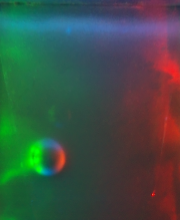
#> input picture estimation_1/img3.png, 180 x 220 px, given in place of img1_points.png, which was not available
$ python process_detected_points.py
#> lines starting #> are read from the running program, lines starting #| are printed output that depends on the picture; after the words box and inside, x2 and y2 are one past the last pixel; in counts of white or black regions, pixels touching at a corner belong together; long printed decimals are rounded; pictures that were not available may be replaced by others from this repository, and a replacement may not be noted
### pose_estimation/test_for_points.py
import cv2
import numpy as np

def detect_circles(background_path, foreground_path):
    """
    檢測兩張圖片之間的差異，並找出圓形

    Args:
        background_path (str): 背景圖片路徑
        foreground_path (str): 前景圖片路徑

    Returns:
        tuple: (output_image, circles_info)
            - output_image: 標記了圓形的輸出圖像
            - circles_info: 檢測到的圓形信息列表，每個元素為 (x, y, r)
    """
    # 讀取圖片
    background = cv2.imread(background_path)
    foreground = cv2.imread(foreground_path)

    # 檢查是否讀取成功
    if background is None or foreground is None:
        print("圖片讀取失敗，請確認路徑正確！")
        return None, None

    # 背景相減
    diff = cv2.absdiff(foreground, background)
    gray = cv2.cvtColor(diff, cv2.COLOR_BGR2GRAY)
    blurred = cv2.GaussianBlur(gray, (13, 13), 1)

    # Hough 變換找圓形
    circles = cv2.HoughCircles(
        blurred,
        cv2.HOUGH_GRADIENT,
        dp=1.2,
        minDist=10,
        param1=50,
        param2=20,
        minRadius=0,
        maxRadius=0
    )

    # 複製原圖準備繪圖
    output = foreground.copy()
    circles_info = []

    # 如果找到圓形，就畫出來
    if circles is not None:
        # 將圓心轉換為 float32 類型
        circles = circles[0, :].astype(np.float32)

        # 準備次像素優化的參數
        criteria = (cv2.TERM_CRITERIA_EPS + cv2.TERM_CRITERIA_MAX_ITER, 100, 0.001)
        winSize = (11, 11)
        zeroZone = (-1, -1)

        # 對每個圓心進行次像素優化
        for circle in circles:
            x, y, r = circle
            # 將圓心轉換為二維數組格式
            center = np.array([[x, y]], dtype=np.float32)
            # 進行次像素優化
            refined_center = cv2.cornerSubPix(blurred, center, winSize, zeroZone, criteria)

            # 獲取優化後的坐標
            refined_x, refined_y = refined_center[0]

            # 在圖像上繪製圓形和圓心
            cv2.circle(output, (int(x), int(y)), int(r), (0, 255, 0), 2)        # 外框
            cv2.circle(output, (int(x), int(y)), 2, (0, 0, 255), 3)        # 圓心
            cv2.putText(output, f"({refined_x:.3f},{refined_y:.3f})", (int(x), int(y)-20),
                        cv2.FONT_HERSHEY_SIMPLEX, 0.5, (255, 0, 0), 1)  # 座標

            # 儲存圓形信息
            circles_info.append((refined_x, refined_y, r))
            print(f"(x={refined_x:.6f}, y={refined_y:.6f}, r={r:.6f})")

    return output, circles_info

# [17 lines left out: function main, not called in this run]

# [2 lines that do not run on import are left out]

### pose_estimation/process_detected_points.py
import os
import cv2
import numpy as np
from test_for_points import detect_circles
from coor.test_world_coor import backproject_to_camera

def load_calibration_data():
    """
    載入校準數據
    """
    here = os.path.dirname(__file__)               # …/camera/pose_estimation
    root = os.path.abspath(os.path.join(here, '..'))  # …/camera

    # 載入必要的矩陣
    H = np.load(os.path.join(root, "calibration", "perspective_matrix_128x160.npy")).astype(np.float32)
    mtx = np.load(os.path.join(root, "calibration", "camera_matrix.npy"))
    dist = np.load(os.path.join(root, "calibration", "dist_coeff.npy"))
    rvec = np.load(os.path.join(root, "calibration", "rvecs.npy"))
    tvec = np.load(os.path.join(root, "calibration", "tvecs.npy"))

    return H, mtx, dist, rvec, tvec

def process_detected_points(circles_info, mtx, H, roi_offset):
    """
    處理檢測到的點，計算其世界座標

    Args:
        circles_info: 檢測到的圓形信息列表，每個元素為 (x, y, r)
        mtx: 相機內參矩陣
        H: 透視變換矩陣
        roi_offset: ROI偏移量 (x, y)

    Returns:
        list: 每個點的處理結果，包含原始像素座標、射線方向和實際點座標
    """
    results = []
    for x, y, r in circles_info:
        # 轉換為整數座標
        u_pix, v_pix = int(x), int(y)

        # 計算世界座標
        ray_cam, real_point = backproject_to_camera(
            u_pix=u_pix,
            v_pix=v_pix,
            K=mtx,
            H=H,
            roi_offset=roi_offset
        )

        results.append({
            'pixel_coords': (x, y),
            'ray_direction': ray_cam,
            'world_coords': real_point,
            'radius': r
        })

    return results

def main():
    # 載入校準數據
    H, mtx, dist, rvec, tvec = load_calibration_data()
#> (reads calibration/perspective_matrix_128x160.npy from the repository)
#> (reads camera_matrix.npy from the repository)
#> (reads dist_coeff.npy from the repository)
#> (reads calibration/rvecs.npy from the repository)

    # 設置圖片路徑
    here = os.path.dirname(__file__)
    root = os.path.abspath(os.path.join(here, '..'))
    background_path = os.path.join(root, "calibration", "demo", "transform", "img1_points.png")
    foreground_path = os.path.join(root, "calibration", "demo", "transform", "img2_points.png")

    # 檢測圓形
    output_image, circles_info = detect_circles(background_path, foreground_path)
#> in detect_circles, background is the input picture: shape (220, 180, 3); mean B, G, R 69.3, 80.2, 62
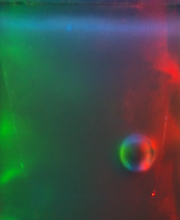
#> input picture estimation_1/img5.png, 180 x 220 px, given in place of img2_points.png, which was not available
#> in detect_circles, foreground is the input picture: shape (220, 180, 3); mean B, G, R 70.2, 79, 63.2
#> in detect_circles, `diff = cv2.absdiff(foreground, background)`:
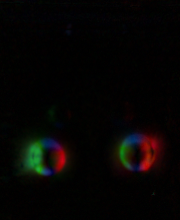
#> diff: shape (220, 180, 3); mean B, G, R 3.3, 4.7, 6.1
#> in detect_circles, `gray = cv2.cvtColor(diff, cv2.COLOR_BGR2GRAY)`:
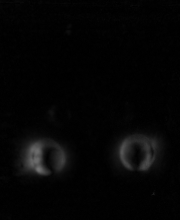
#> gray: shape (220, 180); min 0, max 114, mean 4.9
#> in detect_circles, `circles = cv2.HoughCircles( blurred, cv2.HOUGH_GRADIENT, dp=1.2, minDi..`: circles = [[137.4, 151.8, 18.24], [52.2, 157.8, 13.08]]
#> the loop in detect_circles, `for circle in circles:` made 2 passes
#> (x, y, r, refined_x, refined_y) on passes 1 to 2: (137.4, 151.8, 18.24, 137.4, 151.8), (52.2, 157.8, 13.08, 52.2, 157.8)
#| (x=137.400, y=151.800, r=18.240)
#| (x=52.200, y=157.800, r=13.080)
#> after the loop in detect_circles, `for circle in circles:`:
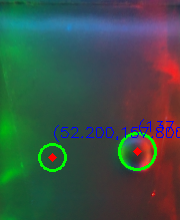
#> output: shape (220, 180, 3); 2.55% of pixels changed, all inside (x1, y1, x2, y2) = (38, 119, 180, 172)
#> after the loop in detect_circles, `for circle in circles:`: circles_info = [(137.4, 151.8, 18.24), (52.2, 157.8, 13.08)]
#> circles_info = [(137.4, 151.8, 18.24), (52.2, 157.8, 13.08)]

    if output_image is not None and circles_info:
        # 顯示檢測結果
        cv2.imshow("Detected Circles", output_image)
        cv2.waitKey(0)
        cv2.destroyAllWindows()

        # 處理檢測到的點
        roi_offset = (156, 29)  # ROI後左上角的座標
        results = process_detected_points(circles_info, mtx, H, roi_offset)
#> the loop in process_detected_points, `for x, y, r in circles_info:` made 1 pass
#> (x, y, r, u_pix, v_pix) on pass 1: (137.4, 151.8, 18.24, 137, 151)
#> after the loop in process_detected_points, `for x, y, r in circles_info:`: results = []

        # 打印結果
        print("\n檢測到的點及其相機座標：")
        print("-" * 50)
        for i, result in enumerate(results, 1):
            print(f"\n點 {i}:")
            print(f"像素座標: ({result['pixel_coords'][0]:.3f}, {result['pixel_coords'][1]:.3f})")
            print(f"半徑: {result['radius']:.3f}")
            print(f"射線方向: {result['ray_direction']}")
            print(f"世界座標: {result['world_coords']}")
            print("-" * 50)

        return results
    else:
        print("未檢測到任何圓形或圖片讀取失敗")
        return None

if __name__ == "__main__":
#> (the run stopped early here; a loop or call above may not have finished)
